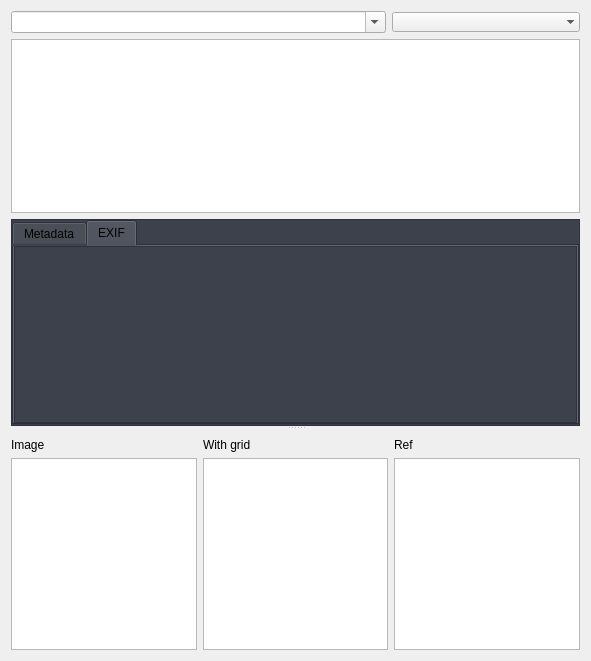
<?xml version="1.0" encoding="UTF-8"?>
<ui version="4.0">
 <class>Form</class>
 <widget class="QWidget" name="Form">
  <property name="geometry">
   <rect>
    <x>0</x>
    <y>0</y>
    <width>591</width>
    <height>661</height>
   </rect>
  </property>
  <property name="windowTitle">
   <string>Form</string>
  </property>
  <layout class="QVBoxLayout" name="verticalLayout">
   <item>
    <widget class="QSplitter" name="splitter">
     <property name="lineWidth">
      <number>2</number>
     </property>
     <property name="midLineWidth">
      <number>1</number>
     </property>
     <property name="orientation">
      <enum>Qt::Vertical</enum>
     </property>
     <property name="handleWidth">
      <number>3</number>
     </property>
     <widget class="QFrame" name="frame">
      <property name="sizePolicy">
       <sizepolicy hsizetype="Preferred" vsizetype="Preferred">
        <horstretch>0</horstretch>
        <verstretch>2</verstretch>
       </sizepolicy>
      </property>
      <layout class="QVBoxLayout" name="verticalLayout_2" stretch="5">
       <property name="leftMargin">
        <number>0</number>
       </property>
       <property name="topMargin">
        <number>0</number>
       </property>
       <property name="rightMargin">
        <number>0</number>
       </property>
       <property name="bottomMargin">
        <number>0</number>
       </property>
       <item>
        <layout class="QGridLayout" name="gridLayout" rowstretch="0,0,0" columnstretch="1,1,1">
         <item row="0" column="0" colspan="2">
          <widget class="QComboBox" name="comboBox">
           <property name="whatsThis">
            <string>&lt;html&gt;&lt;head/&gt;&lt;body&gt;&lt;p&gt;Change image database.&lt;/p&gt;&lt;/body&gt;&lt;/html&gt;</string>
           </property>
           <property name="editable">
            <bool>true</bool>
           </property>
          </widget>
         </item>
         <item row="0" column="2">
          <widget class="QComboBox" name="comboBox_2">
           <property name="maximumSize">
            <size>
             <width>200</width>
             <height>16777215</height>
            </size>
           </property>
           <property name="whatsThis">
            <string>&lt;html&gt;&lt;head/&gt;&lt;body&gt;&lt;p&gt;Sort images in database by location or by date.&lt;/p&gt;&lt;p&gt;&lt;img src=&quot;:/doc/resources/doc/image_processor_images_ordered_by_location.png&quot;/&gt;&lt;/p&gt;&lt;p&gt;&lt;br/&gt;&lt;/p&gt;&lt;p&gt;&lt;img src=&quot;:/doc/resources/doc/image_processor_images_ordered_by_date.png&quot;/&gt;&lt;/p&gt;&lt;/body&gt;&lt;/html&gt;</string>
           </property>
           <property name="frame">
            <bool>false</bool>
           </property>
          </widget>
         </item>
         <item row="1" column="0" colspan="3">
          <widget class="QTreeView" name="treeView">
           <property name="whatsThis">
            <string>&lt;html&gt;&lt;head/&gt;&lt;body&gt;&lt;p&gt;Treeview of images in database. Selected individual images or multiple images by double-click or via &amp;quot;Load selected&amp;quot;. &lt;/p&gt;&lt;p&gt;&lt;br/&gt;&lt;/p&gt;&lt;p&gt;Load from different days or locations by selecting the desired images or image types and click &amp;quot;Load selected&amp;quot;. Here &amp;quot;ref&amp;quot;, &amp;quot;gri&amp;quot; and &amp;quot;ngr&amp;quot; folders are loaded.&lt;/p&gt;&lt;p&gt;&lt;img src=&quot;:/doc/resources/doc/image_processor_Load_selected.png&quot;/&gt;&lt;/p&gt;&lt;p&gt;&lt;br/&gt;&lt;/p&gt;&lt;p&gt;Load all images from one day or location by double clicking the parent element. Here also &amp;quot;ref&amp;quot;, &amp;quot;gri&amp;quot; and &amp;quot;ngr&amp;quot; folders are loaded.&lt;/p&gt;&lt;p&gt;&lt;img src=&quot;:/doc/resources/doc/image_processor_doubleclick_load.png&quot;/&gt;&lt;/p&gt;&lt;/body&gt;&lt;/html&gt;</string>
           </property>
           <property name="editTriggers">
            <set>QAbstractItemView::NoEditTriggers</set>
           </property>
           <property name="dragDropMode">
            <enum>QAbstractItemView::DragOnly</enum>
           </property>
           <property name="selectionMode">
            <enum>QAbstractItemView::ExtendedSelection</enum>
           </property>
           <property name="selectionBehavior">
            <enum>QAbstractItemView::SelectRows</enum>
           </property>
           <property name="headerHidden">
            <bool>true</bool>
           </property>
           <property name="expandsOnDoubleClick">
            <bool>false</bool>
           </property>
          </widget>
         </item>
         <item row="2" column="0" colspan="3">
          <widget class="QFrame" name="frame_3">
           <property name="minimumSize">
            <size>
             <width>0</width>
             <height>100</height>
            </size>
           </property>
           <property name="styleSheet">
            <string notr="true">background-color: rgb(61, 65, 76);</string>
           </property>
           <property name="frameShape">
            <enum>QFrame::StyledPanel</enum>
           </property>
           <property name="frameShadow">
            <enum>QFrame::Raised</enum>
           </property>
           <layout class="QHBoxLayout" name="horizontalLayout_4">
            <property name="leftMargin">
             <number>0</number>
            </property>
            <property name="topMargin">
             <number>0</number>
            </property>
            <property name="rightMargin">
             <number>0</number>
            </property>
            <property name="bottomMargin">
             <number>0</number>
            </property>
            <item>
             <widget class="QTabWidget" name="tabWidgetMetaExif">
              <property name="currentIndex">
               <number>1</number>
              </property>
              <widget class="QWidget" name="tab_1">
               <attribute name="title">
                <string>Metadata</string>
               </attribute>
               <layout class="QHBoxLayout" name="horizontalLayout_5">
                <property name="spacing">
                 <number>0</number>
                </property>
                <property name="leftMargin">
                 <number>0</number>
                </property>
                <property name="topMargin">
                 <number>0</number>
                </property>
                <property name="rightMargin">
                 <number>0</number>
                </property>
                <property name="bottomMargin">
                 <number>0</number>
                </property>
                <item>
                 <widget class="QTextEdit" name="show_meta">
                  <property name="whatsThis">
                   <string>&lt;html&gt;&lt;head/&gt;&lt;body&gt;&lt;p&gt;Shows image metadata.&lt;/p&gt;&lt;/body&gt;&lt;/html&gt;</string>
                  </property>
                  <property name="styleSheet">
                   <string notr="true">background-color: rgb(61, 65, 76);</string>
                  </property>
                  <property name="readOnly">
                   <bool>true</bool>
                  </property>
                 </widget>
                </item>
               </layout>
              </widget>
              <widget class="QWidget" name="tab_2">
               <attribute name="title">
                <string>EXIF</string>
               </attribute>
               <layout class="QHBoxLayout" name="horizontalLayout_6">
                <property name="spacing">
                 <number>0</number>
                </property>
                <property name="leftMargin">
                 <number>0</number>
                </property>
                <property name="topMargin">
                 <number>0</number>
                </property>
                <property name="rightMargin">
                 <number>0</number>
                </property>
                <property name="bottomMargin">
                 <number>0</number>
                </property>
                <item>
                 <widget class="QTextEdit" name="show_exif">
                  <property name="whatsThis">
                   <string>&lt;html&gt;&lt;head/&gt;&lt;body&gt;&lt;p&gt;Shows image EXIF data.&lt;/p&gt;&lt;/body&gt;&lt;/html&gt;</string>
                  </property>
                 </widget>
                </item>
               </layout>
              </widget>
             </widget>
            </item>
           </layout>
          </widget>
         </item>
        </layout>
       </item>
      </layout>
     </widget>
     <widget class="QFrame" name="frame_2">
      <layout class="QVBoxLayout" name="verticalLayout_3">
       <property name="leftMargin">
        <number>0</number>
       </property>
       <property name="rightMargin">
        <number>0</number>
       </property>
       <property name="bottomMargin">
        <number>0</number>
       </property>
       <item>
        <layout class="QGridLayout" name="gridLayout_2">
         <property name="topMargin">
          <number>0</number>
         </property>
         <item row="1" column="0">
          <widget class="QListWidget" name="listWidget_nogrid_images">
           <property name="whatsThis">
            <string>&lt;html&gt;&lt;head/&gt;&lt;body&gt;&lt;p&gt;&lt;span style=&quot; font-weight:600;&quot;&gt;Shows loaded &amp;quot;no grid&amp;quot; images. &lt;/span&gt;&lt;/p&gt;&lt;p&gt;&lt;br/&gt;&lt;/p&gt;&lt;p&gt;Navigate loaded images using &amp;lt;tab&amp;gt; (forward) &amp;lt;shift-tab&amp;gt; (backward) and &amp;lt;up/down&amp;gt; arrow keys. &amp;lt;Enter&amp;gt; opens image preview.&lt;/p&gt;&lt;p&gt;&lt;img src=&quot;:/doc/resources/doc/image_processor_shows_loaded_images.png&quot;/&gt;&lt;/p&gt;&lt;/body&gt;&lt;/html&gt;</string>
           </property>
           <property name="dragDropMode">
            <enum>QAbstractItemView::DropOnly</enum>
           </property>
           <property name="selectionMode">
            <enum>QAbstractItemView::SingleSelection</enum>
           </property>
          </widget>
         </item>
         <item row="0" column="0">
          <widget class="QLabel" name="label">
           <property name="text">
            <string>Image</string>
           </property>
          </widget>
         </item>
         <item row="0" column="2">
          <widget class="QLabel" name="label_3">
           <property name="text">
            <string>Ref</string>
           </property>
          </widget>
         </item>
         <item row="1" column="2">
          <widget class="QListWidget" name="listWidget_ref_images"/>
         </item>
         <item row="0" column="1">
          <widget class="QLabel" name="label_2">
           <property name="text">
            <string>With grid</string>
           </property>
          </widget>
         </item>
         <item row="1" column="1">
          <widget class="QListWidget" name="listWidget_grid_images"/>
         </item>
        </layout>
       </item>
      </layout>
     </widget>
    </widget>
   </item>
  </layout>
 </widget>
 <tabstops>
  <tabstop>comboBox</tabstop>
  <tabstop>comboBox_2</tabstop>
  <tabstop>treeView</tabstop>
  <tabstop>listWidget_nogrid_images</tabstop>
  <tabstop>listWidget_grid_images</tabstop>
  <tabstop>listWidget_ref_images</tabstop>
 </tabstops>
 <resources>
  <include location="../../../../../resources.qrc"/>
 </resources>
 <connections/>
</ui>
